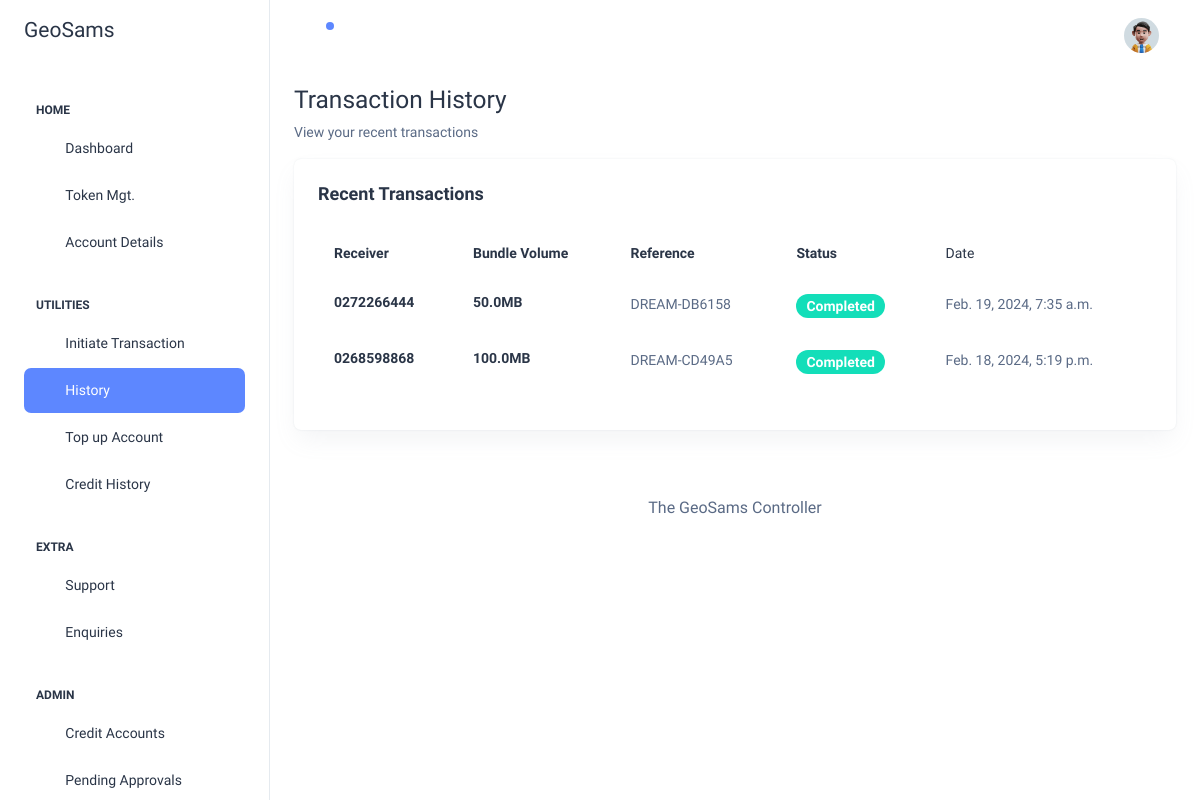
/transaction_history (signed in), run on an earlier commit of the app's database.
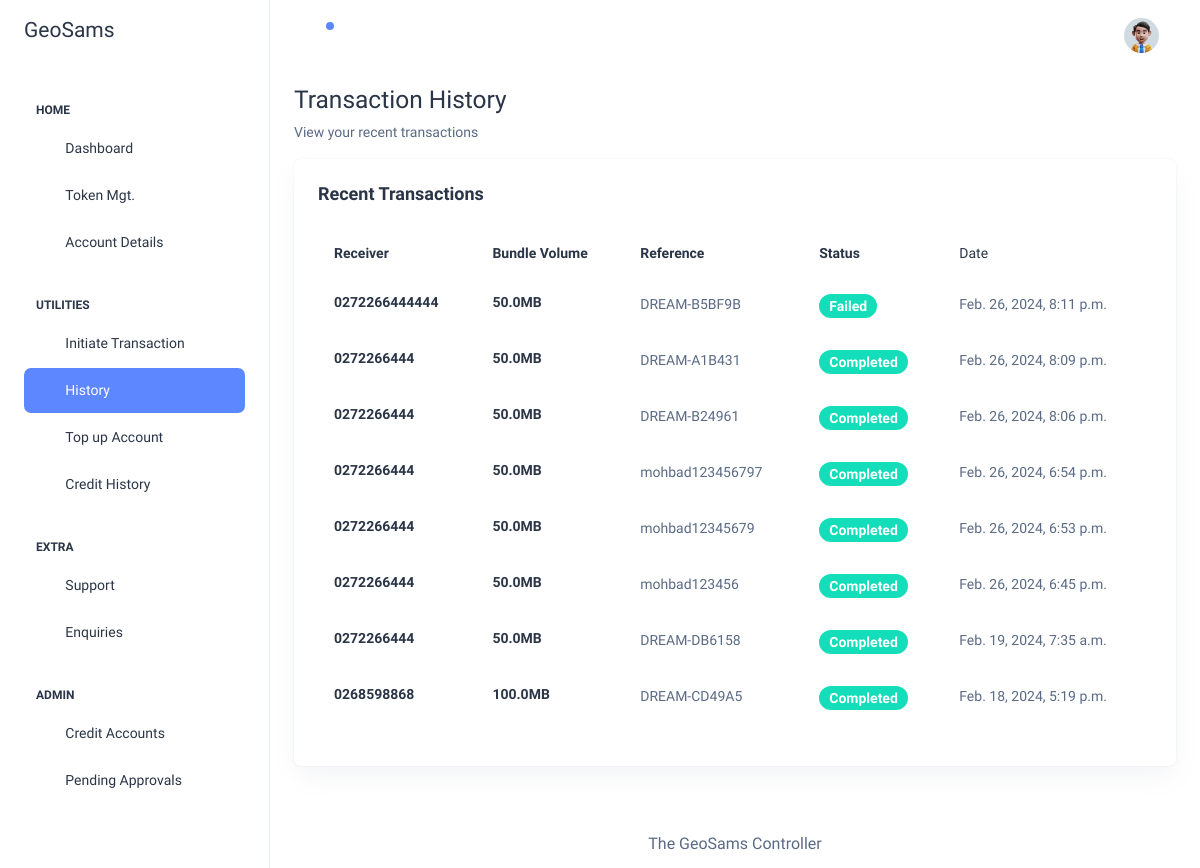
And on a later commit of the database.
### console_app/models.py (models this page shows, shortened)
class NewTransaction(models.Model):
    user = models.ForeignKey(CustomUser, on_delete=models.CASCADE)
    account_number = models.CharField(max_length=200, blank=False, null=False)
    receiver = models.CharField(max_length=200, blank=False, null=False)
    reference = models.CharField(max_length=100, blank=False, null=False, default="Failed")
    bundle_amount = models.FloatField(blank=False, null=False)
    transaction_date = models.DateTimeField(auto_now_add=True)
    transaction_status = models.CharField(max_length=100, blank=False, null=False, default="Failed")
    batch_id = models.CharField(max_length=100, blank=False, null=False, default="Failed")
    mode_choices = (
        ("Console", "Console"),
        ("API", "API")
    )
    mode = models.CharField(choices=mode_choices, max_length=100, blank=False, null=False, default="Console")

### console_app/views.py (the view)
# urls.py: path('transaction_history', views.transaction_history, name='txn_history'),
@login_required(login_url='login')
def transaction_history(request):
    transactions = models.NewTransaction.objects.filter(user=request.user).order_by('transaction_date').reverse()[:100]
    user_profile_data = models.UserProfile.objects.filter(user=request.user).first()
    context = {'txns': transactions, 'data': user_profile_data}
    return render(request, 'layouts/account_history.html', context=context)

### console_app/templates/layouts/account_history.html
{% extends 'base.html' %}
{% block content %}
      <div class="container-fluid">
        <div class="row">
            <div class="col-12 mb-3">
                <h3>Transaction History</h3>
                                  <span>View your recent transactions</span>
            </div>
        </div>
        <div class="row">
          <div class="col-12 d-flex align-items-stretch">
            <div class="card w-100">
              <div class="card-body p-4">
                <h5 class="card-title fw-semibold mb-4">Recent Transactions</h5>
                <div class="table-responsive">
                  <table id="txnTable" class="table text-left align-left">
                    <thead class="text-dark fs-4">
                      <tr>
                        <th class="border-bottom-0">
                          <h6 class="fw-semibold mb-0">Receiver</h6>
                        </th>
                        <th class="border-bottom-0">
                          <h6 class="fw-semibold mb-0">Bundle Volume</h6>
                        </th>
                        <th class="border-bottom-0">
                          <h6 class="fw-semibold mb-0">Reference</h6>
                        </th>
                        <th class="border-bottom-0">
                          <h6 class="fw-semibold mb-0">Status</h6>
                        </th>
                        <th class="border-bottom-0">
                          <h6 class="mb-0">Date</h6>
                        </th>
                      </tr>
                    </thead>
                    <tbody>
                    {%  for txn in txns %}
                      <tr>
                        <td class="border-bottom-0"><h6 class="fw-semibold mb-0">{{ txn.account_number }}</h6></td>
                        <td class="border-bottom-0">
                            <h6 class="fw-semibold mb-1">{{ txn.bundle_amount }}MB</h6>
                        </td>
                        <td class="border-bottom-0">
                          <p class="mb-0 fw-normal">{{ txn.reference }}</p>
                        </td>
                        <td class="border-bottom-0">
                          <div class="d-flex align-items-center gap-2">
                              {% if txn.transaction_status == "Completed" %}
                            <span class="badge bg-success rounded-3 fw-semibold">{{ txn.transaction_status }}</span>
                              {% else %}
                                  <span class="badge bg-success rounded-3 fw-semibold">{{ txn.transaction_status }}</span>
                              {% endif %}
                          </div>
                        </td>
                        <td class="border-bottom-0">
                          <p class="mb-0">{{ txn.transaction_date }}</p>
                        </td>
                      </tr>
                    {% endfor %}
                    </tbody>
                  </table>
                </div>
              </div>
            </div>
          </div>
        </div>
      </div>
        {% include 'inc/footer.html' %}
{% endblock content %}

### console_app/templates/base.html (shortened to what this page needs)
{% load static %}
<!doctype html>
<html lang="en">
<head>
    <link href="https://cdn.datatables.net/v/bs/dt-2.0.0/fh-4.0.0/r-3.0.0/sb-1.7.0/sp-2.3.0/datatables.min.css" rel="stylesheet">
  <link rel="stylesheet" href="{% static 'assets/css/styles.min.css' %}" />
</head>
<body>
  <div class="page-wrapper" id="main-wrapper" data-layout="vertical" data-navbarbg="skin6" data-sidebartype="full"
    data-sidebar-position="fixed" data-header-position="fixed">
      {% include 'inc/sideNav.html' %}
      <div class="body-wrapper">
          {% include 'inc/header.html' %}
          {% block content %}
          {% endblock content %}
       </div>
  </div>
</body>
</html>

### console_app/templates/inc/sideNav.html (shortened to what this page needs)
<aside class="left-sidebar">
      <div>
        <div class="brand-logo d-flex align-items-center justify-content-between">
          <a href="{% url 'home' %}" class="text-nowrap logo-img">
            <h4>GeoSams</h4>
          </a>
        </div>
        <nav class="sidebar-nav scroll-sidebar" data-simplebar="">
          <ul id="sidebarnav">
            <li class="nav-small-cap">
              <span class="hide-menu">Home</span>
            </li>
            <li class="sidebar-item">
              <a class="sidebar-link" href="{% url 'home' %}" aria-expanded="false">
                <span>
                  <i class="ti ti-layout-dashboard"></i>
                </span>
                <span class="hide-menu">Dashboard</span>
              </a>
            </li>
              <li class="sidebar-item">
              <a class="sidebar-link" href="{% url 'token_management' %}" aria-expanded="false">
                <span>
                  <i class="ti ti-layout-dashboard"></i>
                </span>
                <span class="hide-menu">Token Mgt.</span>
              </a>
            </li>
              <li class="sidebar-item">
              <a class="sidebar-link" href="{% url 'user_profile' %}" aria-expanded="false">
                <span>
                  <i class="ti ti-layout-dashboard"></i>
                </span>
                <span class="hide-menu">Account Details</span>
              </a>
            </li>
            <li class="nav-small-cap">
              <span class="hide-menu">Utilities</span>
            </li>
            <li class="sidebar-item">
              <a class="sidebar-link" href="{% url 'send_bundle_page' %}" aria-expanded="false">
                <span>
                  <i class="ti ti-article"></i>
                </span>
                <span class="hide-menu">Initiate Transaction</span>
              </a>
            </li>
            <li class="sidebar-item">
              <a class="sidebar-link" href="{% url 'txn_history' %}" aria-expanded="false">
                <span>
                  <i class="ti ti-alert-circle"></i>
                </span>
                <span class="hide-menu">History</span>
              </a>
            </li>
          <li class="sidebar-item">
              <a class="sidebar-link" href="{% url 'topup_request' %}" aria-expanded="false">
                <span>
                  <i class="ti ti-cards"></i>
                </span>
                <span class="hide-menu">Top up Account</span>
              </a>
            </li>
            <li class="sidebar-item">
              <a class="sidebar-link" href="{% url 'credit-history' %}" aria-expanded="false">
                <span>
                  <i class="ti ti-table"></i>
                </span>
                <span class="hide-menu">Credit History</span>
              </a>
            </li>
            <li class="nav-small-cap">
              <span class="hide-menu">EXTRA</span>
            </li>
            <li class="sidebar-item">
              <a class="sidebar-link" href="mailto:geosamscustomercare@gmail.com" aria-expanded="false">
                <span>
                  <i class="ti ti-mood-happy"></i>
                </span>
                <span class="hide-menu">Support</span>
              </a>
            </li>
            <li class="sidebar-item">
              <a class="sidebar-link" href="mailto:geosamscustomercare@gmail.com" aria-expanded="false">
                <span>
                  <i class="ti ti-aperture"></i>
                </span>
                <span class="hide-menu">Enquiries</span>
              </a>
            {% if request.user.is_superuser %}
            </li>
              <li class="nav-small-cap">
              <span class="hide-menu">ADMIN</span>
            </li>
            <li class="sidebar-item">
              <a class="sidebar-link" href="{%  url 'crediting' %}" aria-expanded="false">
                <span>
                  <i class="ti ti-mood-happy"></i>
                </span>
                <span class="hide-menu">Credit Accounts</span>
              </a>
            </li>
              <li class="sidebar-item">
              <a class="sidebar-link" href="{%  url 'pending_approvals' %}" aria-expanded="false">
                <span>
                  <i class="ti ti-mood-happy"></i>
                </span>
                <span class="hide-menu">Pending Approvals</span>
              </a>
            </li>
              {% endif %}
          </ul>
        </nav>
      </div>
    </aside>

### console_app/templates/inc/header.html (shortened to what this page needs)
{% load static %}
<header class="app-header">
        <nav class="navbar navbar-expand-lg navbar-light">
          <ul class="navbar-nav">
            <li class="nav-item">
              <a class="nav-link nav-icon-hover" href="javascript:void(0)">
                <i class="ti ti-bell-ringing"></i>
                <div class="notification bg-primary rounded-circle"></div>
              </a>
            </li>
          </ul>
          <div class="navbar-collapse justify-content-end px-0" id="navbarNav">
            <ul class="navbar-nav flex-row ms-auto align-items-center justify-content-end">
              <li class="nav-item dropdown">
                <a class="nav-link nav-icon-hover" href="javascript:void(0)" id="drop2" data-bs-toggle="dropdown"
                  aria-expanded="false">
                  <img src="{% static 'assets/images/profile/user-1.jpg' %}" alt="" width="35" height="35" class="rounded-circle">
                </a>
              </li>
            </ul>
          </div>
        </nav>
      </header>

### console_app/templates/inc/footer.html
        <div class="py-6 px-6 text-center">
          <p class="mb-0 fs-4">The GeoSams Controller</p>
        </div>

What changed in the data, as far as the page shows it:
added NewTransaction: account_number "0272266444444", bundle_amount "50.0", reference "DREAM-B5BF9B", transaction_status "Failed", transaction_date "Feb. 26, 2024, 8:11 p.m."
added NewTransaction: account_number "0272266444", bundle_amount "50.0", reference "DREAM-A1B431", transaction_status "Completed", transaction_date "Feb. 26, 2024, 8:09 p.m."
added NewTransaction: account_number "0272266444", bundle_amount "50.0", reference "DREAM-B24961", transaction_status "Completed", transaction_date "Feb. 26, 2024, 8:06 p.m."
added NewTransaction: account_number "0272266444", bundle_amount "50.0", reference "mohbad123456797", transaction_status "Completed", transaction_date "Feb. 26, 2024, 6:54 p.m."
added NewTransaction: account_number "0272266444", bundle_amount "50.0", reference "mohbad12345679", transaction_status "Completed", transaction_date "Feb. 26, 2024, 6:53 p.m."
added NewTransaction: account_number "0272266444", bundle_amount "50.0", reference "mohbad123456", transaction_status "Completed", transaction_date "Feb. 26, 2024, 6:45 p.m."
